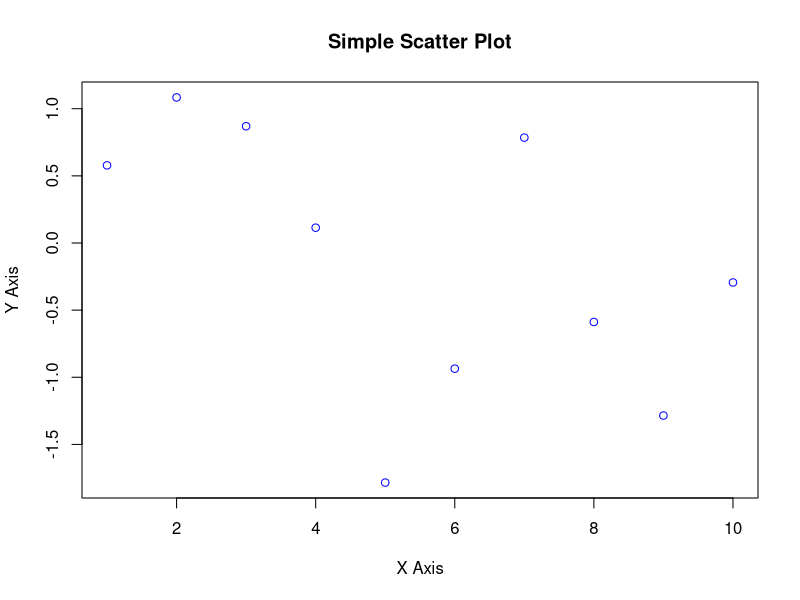
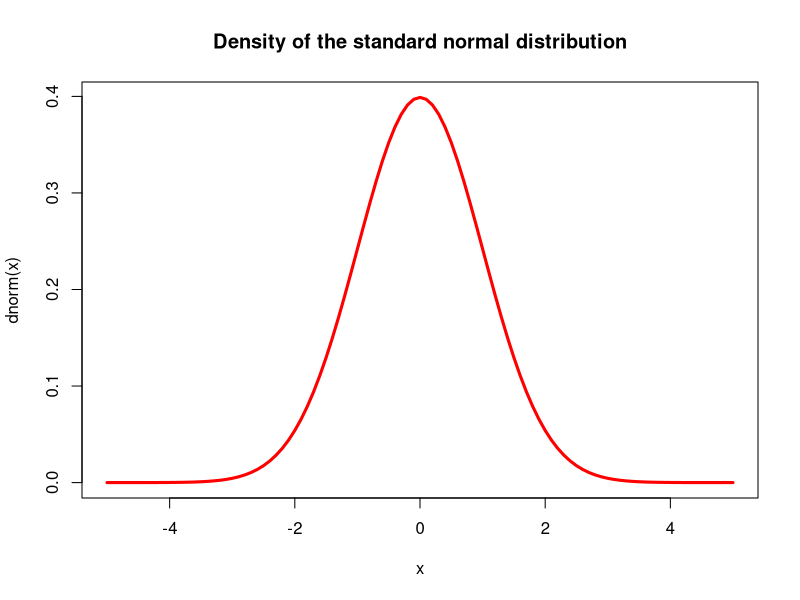
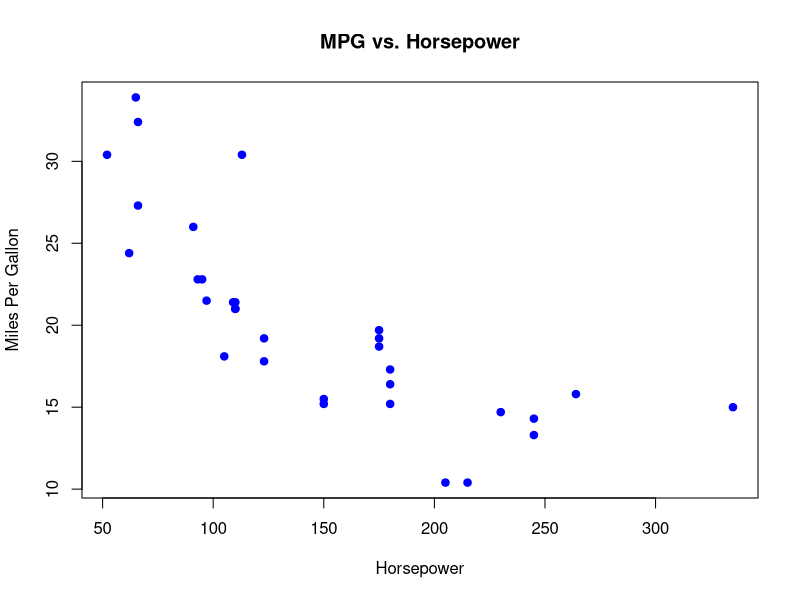
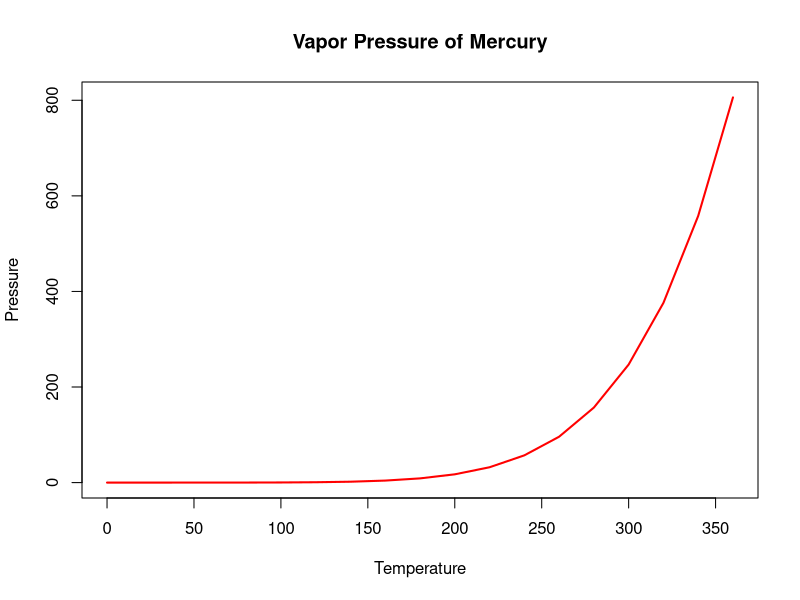
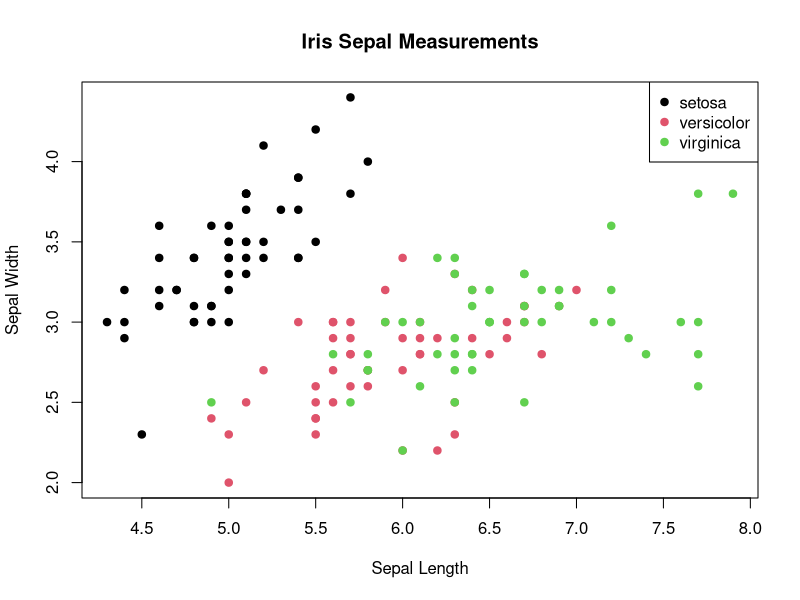
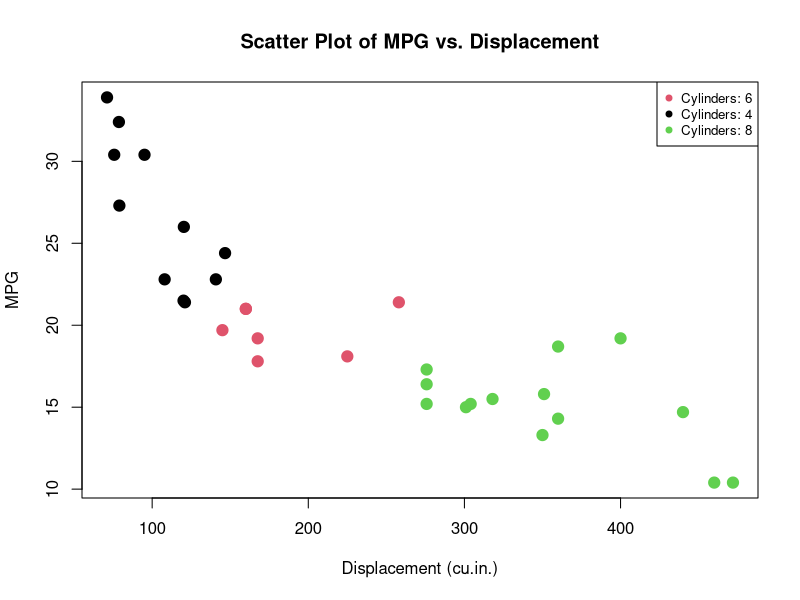
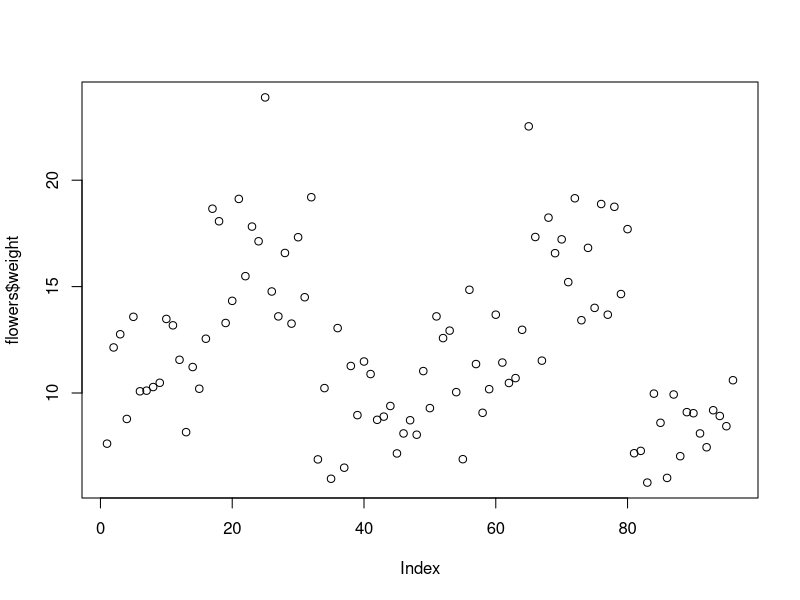
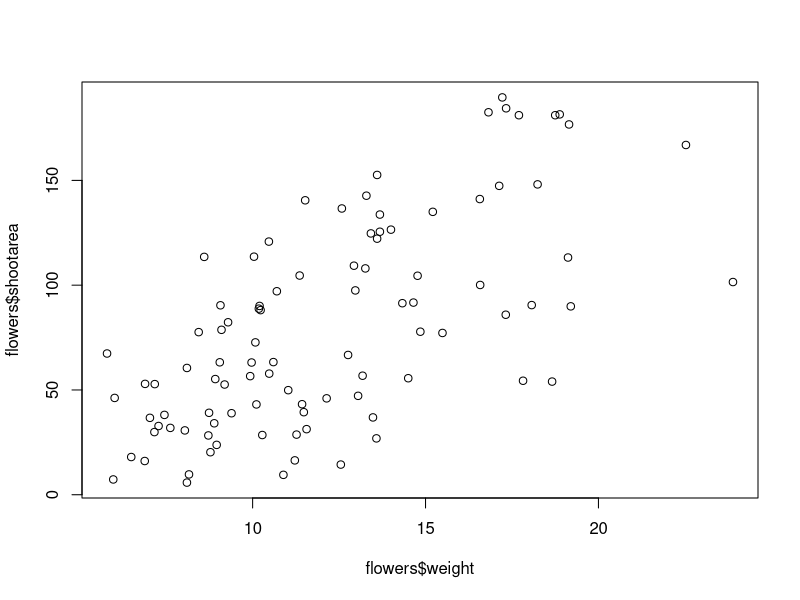

Write the R code that produced these figures, in order.
## ---- chunk 1

x <- 1:10
y <- rnorm(10)
plot(x, y, main = "Simple Scatter Plot", xlab = "X Axis", ylab = "Y Axis", col = "blue")

## ---- chunk 2
curve(dnorm, from = -5, to = 5, col = "red", lwd = 3,
      main = "Density of the standard normal distribution")
## ---- chunk 3

data(mtcars)


plot(mtcars$hp, mtcars$mpg, main="MPG vs. Horsepower",
     xlab="Horsepower", ylab="Miles Per Gallon",
     pch=19, col="blue")

## ---- chunk 4

data(pressure)

# Create a line plot
plot(pressure$temperature, pressure$pressure, type="l",
     main="Vapor Pressure of Mercury",
     xlab="Temperature", ylab="Pressure",
     col="red", lwd=2)

## ---- chunk 5

data(iris)

# Plot Sepal.Length vs. Sepal.Width colored by Species
plot(iris$Sepal.Length, iris$Sepal.Width, col=iris$Species,
     main="Iris Sepal Measurements",
     xlab="Sepal Length", ylab="Sepal Width",
     pch=19)
legend("topright", legend=levels(iris$Species), col=1:3, pch=19)

## ---- chunk 6
# Load the mtcars dataset
data(mtcars)

# Plot MPG vs. Displacement, colored by Cylinders
plot(mtcars$disp, mtcars$mpg, col=as.factor(mtcars$cyl),
     main="Scatter Plot of MPG vs. Displacement",
     xlab="Displacement (cu.in.)", ylab="MPG",
     pch=19, cex=1.5)

# Add a legend to the plot
legend("topright", 
       legend=paste("Cylinders:", unique(mtcars$cyl)), 
       col=unique(as.numeric(as.factor(mtcars$cyl))), 
       pch=19, cex=0.8)
## ---- chunk 7

library(readxl)
flowers <- read_excel('./John Jay Workshop Data/flower.xls')

plot(flowers$weight)
## ---- chunk 8
flowers <- read.table(file = './John Jay Workshop Data/flower.txt', 
                        header = TRUE, sep = "\t", 
                        stringsAsFactors = TRUE)
## ---- chunk 9
plot(x = flowers$weight, y = flowers$shootarea)
## ---- chunk 10
plot(flowers$shootarea ~ flowers$weight)
## ---- chunk 11
hist(flowers$height)
## ---- chunk 12
brk <- seq(from = 0, to = 18, by = 1)
hist(flowers$height, breaks = brk, main = "petunia height")
## ---- chunk 13
brk <- seq(from = 0, to = 18, by = 1)
hist(flowers$height, breaks = brk, main = "petunia height",
      freq = FALSE)
## ---- chunk 14
dens <- density(flowers$height)
hist(flowers$height, breaks = brk, main = "petunia height",
      freq = FALSE)
lines(dens)
## ---- chunk 15
boxplot(flowers$weight, ylab = "weight (g)")
## ---- chunk 16
boxplot(weight ~ nitrogen, data = flowers, 
         ylab = "weight (g)", xlab = "nitrogen level")
## ---- chunk 17
flowers$nitrogen <- factor(flowers$nitrogen, 
                            levels = c("low", "medium", "high"))
boxplot(weight ~ nitrogen, data = flowers, 
          ylab = "weight (g)", xlab = "nitrogen level")
## ---- chunk 18
boxplot(weight ~ nitrogen * treat, data = flowers, 
         ylab = "weight (g)", xlab = "nitrogen level")
## ---- chunk 19
boxplot(weight ~ nitrogen * treat, data = flowers, 
         ylab = "weight (g)", xlab = "nitrogen level", 
         cex.axis = 0.7)
## ---- chunk 20
#install.packages("vioplot")
library(vioplot)
vioplot(weight ~ nitrogen, data = flowers, 
         ylab = "weight (g)", xlab = "nitrogen level",
         col = "lightblue")
## ---- chunk 21
plot(flowers)
## ---- chunk 22
pairs(flowers[, c("height", "weight", "leafarea", 
                "shootarea", "flowers")])
